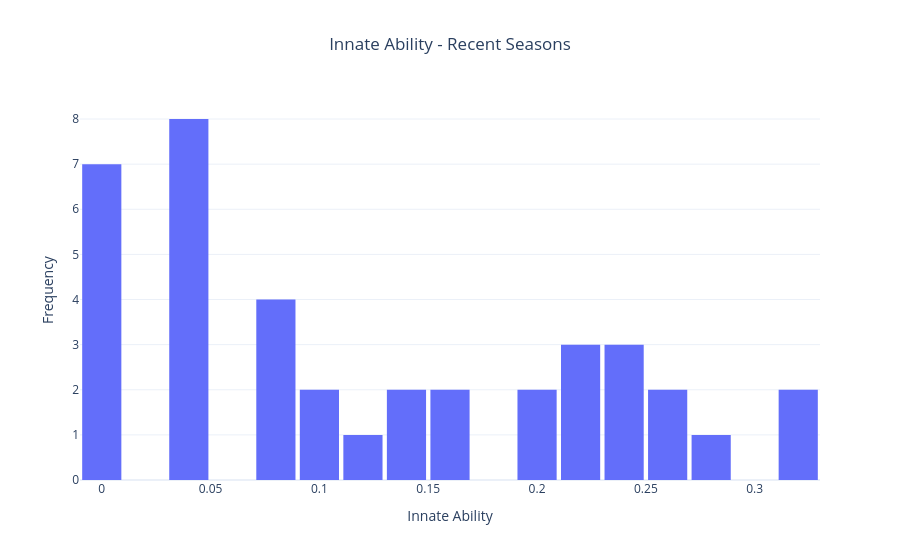
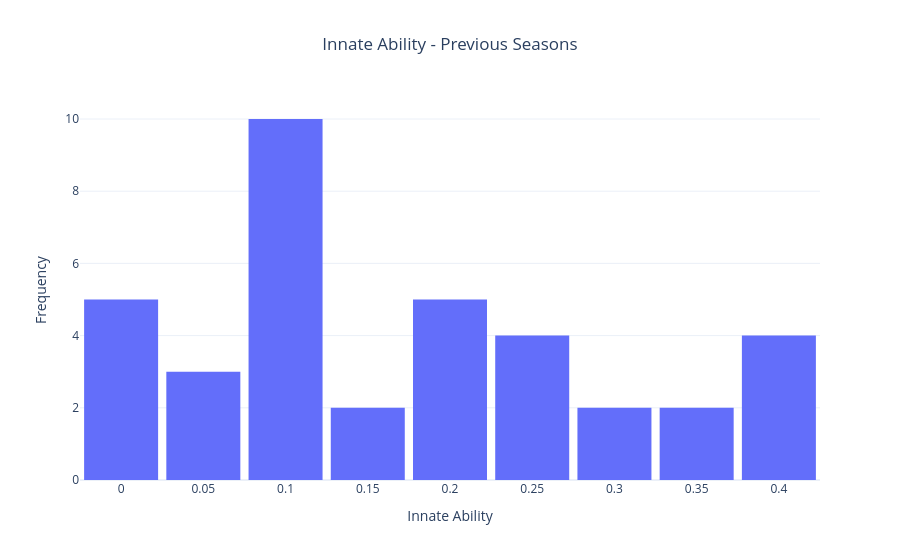

Source (notebook cell) for these figures, in order:
### Code cell
print(plot_histogram(recent_players["Innate_Ability_Roster"],
    title="Innate Ability - Recent Seasons",
    x_label="Innate Ability"))

print(plot_histogram(previous_players["Innate_Ability_Roster"],
    title="Innate Ability - Previous Seasons",
    x_label="Innate Ability"))

### Figure 1 — Plotly figure (JSON) as saved in the notebook; plotly's stock layout.template omitted (floating-point values rounded to 4 significant figures)
{"data": [{"bingroup": "x", "hovertemplate": "Innate Ability=%{x}<br>count=%{y}<extra></extra>", "legendgroup": "", "marker": {"color": "#636EFA", "pattern": {"shape": ""}}, "name": "", "nbinsx": 20, "orientation": "v", "showlegend": false, "type": "histogram", "x": [0.1429, 0.2759, 0.2333, 0.2333, 0.3235, 0.0476, 0.0, 0.08, 0.2581, 0.0417, 0.0741, 0.04, 0.04, 0.1538, 0.04, 0.25, 0.2414, 0.1304, 0.3226, 0.0968, 0.0, 0.2258, 0.0909, 0.1923, 0.0, 0.0385, 0.2222, 0.2222, 0.0435, 0.1538, 0.0, 0.0, 0.0, 0.0, 0.0455, 0.1154, 0.0833, 0.087, 0.1935], "xaxis": "x", "yaxis": "y"}], "layout": {"bargap": 0.1, "barmode": "relative", "legend": {"tracegroupgap": 0}, "title": {"text": "Innate Ability - Recent Seasons", "x": 0.5}, "xaxis": {"anchor": "y", "domain": [0, 1], "title": {"text": "Innate Ability"}}, "yaxis": {"anchor": "x", "domain": [0, 1], "title": {"text": "Frequency"}}}}

### Figure 2 — Plotly figure (JSON) as saved in the notebook; plotly's stock layout.template omitted (floating-point values rounded to 4 significant figures)
{"data": [{"bingroup": "x", "hovertemplate": "Innate Ability=%{x}<br>count=%{y}<extra></extra>", "legendgroup": "", "marker": {"color": "#636EFA", "pattern": {"shape": ""}}, "name": "", "nbinsx": 20, "orientation": "v", "showlegend": false, "type": "histogram", "x": [0.08, 0.1538, 0.25, 0.0455, 0.0741, 0.4118, 0.4211, 0.2069, 0.1852, 0.0, 0.2414, 0.1154, 0.08, 0.0909, 0.1111, 0.2308, 0.12, 0.0, 0.2, 0.0, 0.1481, 0.1923, 0.3, 0.1154, 0.2857, 0.3784, 0.0435, 0.3333, 0.25, 0.4, 0.1923, 0.0909, 0.12, 0.1071, 0.3429, 0.0, 0.0], "xaxis": "x", "yaxis": "y"}], "layout": {"bargap": 0.1, "barmode": "relative", "legend": {"tracegroupgap": 0}, "title": {"text": "Innate Ability - Previous Seasons", "x": 0.5}, "xaxis": {"anchor": "y", "domain": [0, 1], "title": {"text": "Innate Ability"}}, "yaxis": {"anchor": "x", "domain": [0, 1], "title": {"text": "Frequency"}}}}
